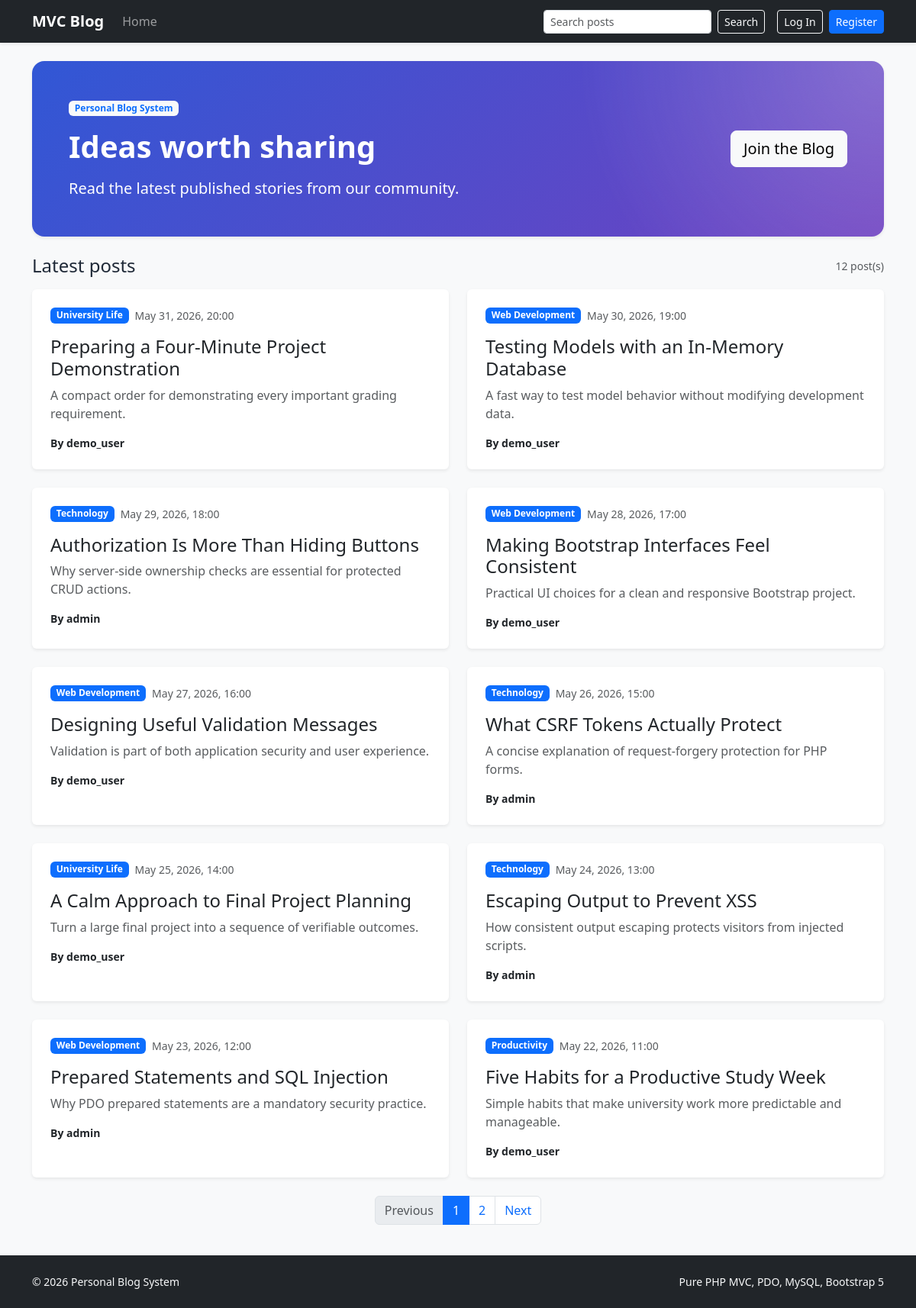
The page / on the database its author committed.
### tables this page shows
CREATE TABLE posts (
    id INT AUTO_INCREMENT PRIMARY KEY,
    title VARCHAR(255) NOT NULL,
    slug VARCHAR(255) UNIQUE NOT NULL,
    content TEXT NOT NULL,
    excerpt TEXT,
    category_id INT,
    user_id INT NOT NULL,
    status ENUM('draft', 'published') DEFAULT 'draft',
    created_at TIMESTAMP DEFAULT CURRENT_TIMESTAMP,
    updated_at TIMESTAMP DEFAULT CURRENT_TIMESTAMP ON UPDATE CURRENT_TIMESTAMP,
    FOREIGN KEY (category_id) REFERENCES categories(id),
    FOREIGN KEY (user_id) REFERENCES users(id)
);

CREATE TABLE categories (
    id INT AUTO_INCREMENT PRIMARY KEY,
    name VARCHAR(100) NOT NULL,
    slug VARCHAR(100) UNIQUE NOT NULL
);

CREATE TABLE users (
    id INT AUTO_INCREMENT PRIMARY KEY,
    username VARCHAR(50) UNIQUE NOT NULL,
    email VARCHAR(100) UNIQUE NOT NULL,
    password VARCHAR(255) NOT NULL,
    role ENUM('user', 'admin') DEFAULT 'user',
    created_at TIMESTAMP DEFAULT CURRENT_TIMESTAMP
);

### app/Core/Controller.php (called while the page is built, shortened)
<?php
class Controller
{
    public function render(string $view, array $data = [], int $status = 200): void
    {
        $viewPath = dirname(__DIR__) . '/Views/' . $view . '.php';
        extract($data, EXTR_SKIP);
        require $viewPath;
        $content = (string) ob_get_clean();
        require dirname(__DIR__) . '/Views/layouts/layout.php';
    }
}

### app/Controllers/PostController.php (called while the page is built, shortened)
<?php
final class PostController extends Controller
{
    public function index(): void
    {
        $search = trim((string) ($_GET['q'] ?? ''));
        $page = request_page();
        $pagination = (new Post($this->pdo))->paginatePublished($search, $page);
        $this->render('posts/index', [
            'pageTitle' => $search === '' ? 'Latest Posts' : 'Search Results',
            'posts' => $pagination['items'],
            'pagination' => $pagination,
            'search' => $search,
        ]);
    }
}

### app/Core/Router.php (called while the page is built, shortened)
<?php
final class Router
{
    public function dispatch(string $method, string $route): void
    {
        $definition = $this->routes[$method][$route] ?? null;
        [$controllerClass, $action, $middleware] = $definition;
        $controller = new $controllerClass($this->pdo);
        $controller->{$action}();
    }
}

### public/index.php (called while the page is built, shortened)
<?php
require dirname(__DIR__) . '/bootstrap.php';
try {
    $pdo = Database::connection($GLOBALS['config']['database']);
    $routes = require dirname(__DIR__) . '/routes.php';
    $router = new Router($pdo, $routes);
    $router->dispatch($_SERVER['REQUEST_METHOD'] ?? 'GET', $_GET['route'] ?? 'home');
} catch (HttpException $exception) {
    if (!isset($pdo)) {
        http_response_code($exception->status);
        echo e($exception->getMessage());
        exit;
    }
    $view = in_array($exception->status, [403, 404, 419], true)
        ? 'errors/' . $exception->status
        : 'errors/500';
    (new Controller($pdo))->render($view, [
        'pageTitle' => $exception->status . ' Error',
        'errorMessage' => $exception->getMessage(),
    ], $exception->status);
} catch (Throwable $exception) {
    error_log($exception->__toString());
    if (!isset($pdo)) {
        http_response_code(500);
        echo app_config('app.debug') ? e($exception->getMessage()) : 'Application error.';
        exit;
    }
    (new Controller($pdo))->render('errors/500', [
        'pageTitle' => 'Application Error',
        'errorMessage' => app_config('app.debug') ? $exception->getMessage() : '',
    ], 500);
}

### app/Models/Post.php (called while the page is built, shortened)
<?php
final class Post extends BaseModel
{
    public function paginatePublished(string $search, int $page): array
    {
        $search = trim($search);
        $offset = ($page - 1) * self::PER_PAGE;
        $where = "p.status = 'published'";
        $parameters = [];
        $countStatement = $this->pdo->prepare(
            "SELECT COUNT(*)
             FROM posts p
             INNER JOIN users u ON u.id = p.user_id
             WHERE {$where}"
        );
        $countStatement->execute($parameters);
        $total = (int) $countStatement->fetchColumn();
        $sql = "SELECT p.id, p.title, p.slug, p.excerpt, p.content, p.status,
                       p.created_at, p.updated_at, p.user_id, p.category_id,
                       u.username AS author_name, c.name AS category_name
                FROM posts p
                INNER JOIN users u ON u.id = p.user_id
                LEFT JOIN categories c ON c.id = p.category_id
                WHERE {$where}
                ORDER BY p.created_at DESC
                LIMIT :limit OFFSET :offset";
        $statement = $this->pdo->prepare($sql);
        $statement->bindValue(':limit', self::PER_PAGE, PDO::PARAM_INT);
        $statement->bindValue(':offset', $offset, PDO::PARAM_INT);
        $statement->execute();
        return [
            'items' => $statement->fetchAll(PDO::FETCH_ASSOC),
            'total' => $total,
            'current_page' => $page,
            'last_page' => max(1, (int) ceil($total / self::PER_PAGE)),
        ];
    }
}

### app/helpers.php (called while the page is built, shortened)
<?php
function app_config(string $key, mixed $default = null): mixed
{
    $value = $GLOBALS['config'] ?? [];
    foreach (explode('.', $key) as $segment) {
        $value = $value[$segment];
    }
    return $value;
}
function e(mixed $value): string
{
    return htmlspecialchars((string) $value, ENT_QUOTES | ENT_SUBSTITUTE, 'UTF-8');
}
function url(string $route = 'home', array $parameters = []): string
{
    $query = http_build_query(array_merge(['route' => $route], $parameters));
    return rtrim((string) app_config('app.base_url'), '?') . '?' . $query;
}
function current_user(): ?array
{
    return isset($_SESSION['user']) && is_array($_SESSION['user']) ? $_SESSION['user'] : null;
}
function is_logged_in(): bool
{
    return current_user() !== null;
}
function request_page(): int
{
    if (!isset($_GET['page']) || $_GET['page'] === '') {
        return 1;
    }
    $page = filter_var($_GET['page'], FILTER_VALIDATE_INT);
    return $page;
}
function format_date(string $date): string
{
    return date('F j, Y, H:i', strtotime($date));
}
function pagination_url(int $page, string $search = ''): string
{
    $parameters = ['page' => $page];
    return url('home', $parameters);
}

### bootstrap.php (called while the page is built, shortened)
<?php
spl_autoload_register(static function (string $class): void {
    $prefix = 'App\\';
    $relativeClass = substr($class, strlen($prefix));
    $path = __DIR__ . '/app/' . str_replace('\\', DIRECTORY_SEPARATOR, $relativeClass) . '.php';
});
require_once __DIR__ . '/app/helpers.php';

### app/Views/posts/index.php (the view, shortened to what this page needs)
<section class="hero-panel rounded-4 p-4 p-lg-5 mb-4 text-white shadow-sm">
    <div class="row align-items-center g-4">
        <div class="col-lg-8">
            <span class="badge text-bg-light text-primary mb-3">Personal Blog System</span>
            <h1 class="display-6 fw-bold mb-3">
                <?= $search === '' ? 'Ideas worth sharing' : 'Search results' ?>
            </h1>
            <p class="lead mb-0">
                <?= $search === ''
                    ? 'Read the latest published stories from our community.'
                    : 'Published posts matching "' . e($search) . '".' ?>
            </p>
        </div>
        <div class="col-lg-4 text-lg-end">
            <?php if (is_logged_in()): ?>
                <a class="btn btn-light btn-lg" href="<?= e(url('post.create')) ?>">Write a Post</a>
            <?php else: ?>
                <a class="btn btn-light btn-lg" href="<?= e(url('register')) ?>">Join the Blog</a>
            <?php endif; ?>
        </div>
    </div>
</section>
<div class="d-flex justify-content-between align-items-center mb-3">
    <h2 class="h4 mb-0"><?= $search === '' ? 'Latest posts' : 'Results' ?></h2>
    <span class="text-body-secondary small"><?= (int) $pagination['total'] ?> post(s)</span>
</div>
<?php if ($posts === []): ?>
    <div class="card border-0 shadow-sm">
        <div class="card-body p-5 text-center">
            <h2 class="h4">No posts found</h2>
            <p class="text-body-secondary mb-3">Try another search or check back after a post is published.</p>
            <a class="btn btn-outline-primary" href="<?= e(url('home')) ?>">View all posts</a>
        </div>
    </div>
<?php else: ?>
    <div class="row g-4 mb-4">
        <?php foreach ($posts as $post): ?>
            <?php
            $summary = trim((string) ($post['excerpt'] ?? ''));
            ?>
            <div class="col-md-6">
                <article class="card h-100 border-0 shadow-sm post-card">
                    <div class="card-body p-4">
                        <div class="d-flex gap-2 mb-3">
                            <?php if ($post['category_name']): ?>
                                <span class="badge text-bg-primary"><?= e($post['category_name']) ?></span>
                            <?php else: ?>
                                <span class="badge text-bg-secondary">Uncategorized</span>
                            <?php endif; ?>
                            <span class="small text-body-secondary"><?= e(format_date($post['created_at'])) ?></span>
                        </div>
                        <h3 class="h4">
                            <a class="stretched-link text-decoration-none text-body"
                               href="<?= e(url('post.show', ['slug' => $post['slug']])) ?>">
                                <?= e($post['title']) ?>
                            </a>
                        </h3>
                        <p class="text-body-secondary mb-3"><?= e($summary) ?></p>
                        <div class="small fw-semibold">By <?= e($post['author_name']) ?></div>
                    </div>
                </article>
            </div>
        <?php endforeach; ?>
    </div>
    <?php require dirname(__DIR__) . '/partials/pagination.php'; ?>
<?php endif; ?>

### app/Views/partials/pagination.php
<?php if (($pagination['last_page'] ?? 1) > 1): ?>
    <nav aria-label="Post list pages">
        <ul class="pagination justify-content-center">
            <li class="page-item<?= $pagination['current_page'] <= 1 ? ' disabled' : '' ?>">
                <a class="page-link" href="<?= e(pagination_url($pagination['current_page'] - 1, $search ?? '')) ?>">Previous</a>
            </li>
            <?php for ($pageNumber = 1; $pageNumber <= $pagination['last_page']; $pageNumber++): ?>
                <li class="page-item<?= $pageNumber === $pagination['current_page'] ? ' active' : '' ?>">
                    <a class="page-link" href="<?= e(pagination_url($pageNumber, $search ?? '')) ?>">
                        <?= $pageNumber ?>
                    </a>
                </li>
            <?php endfor; ?>
            <li class="page-item<?= $pagination['current_page'] >= $pagination['last_page'] ? ' disabled' : '' ?>">
                <a class="page-link" href="<?= e(pagination_url($pagination['current_page'] + 1, $search ?? '')) ?>">Next</a>
            </li>
        </ul>
    </nav>
<?php endif; ?>

### app/Views/layouts/layout.php (shortened to what this page needs)
<!doctype html>
<html lang="en">
<head>
    <link href="https://cdn.jsdelivr.net/npm/bootstrap@5.3.3/dist/css/bootstrap.min.css" rel="stylesheet">
    <link href="<?= e(dirname((string) app_config('app.base_url')) . '/assets/css/app.css') ?>" rel="stylesheet">
</head>
<body class="bg-body-tertiary d-flex flex-column min-vh-100">
<nav class="navbar navbar-expand-lg navbar-dark bg-dark shadow-sm">
    <div class="container">
        <a class="navbar-brand fw-bold" href="<?= e(url('home')) ?>">MVC Blog</a>
        <div class="collapse navbar-collapse" id="mainNav">
            <ul class="navbar-nav me-auto mb-2 mb-lg-0">
                <li class="nav-item"><a class="nav-link" href="<?= e(url('home')) ?>">Home</a></li>
            </ul>
            <form class="d-flex me-lg-3 mb-3 mb-lg-0" method="get" action="<?= e(app_config('app.base_url')) ?>" role="search">
                <input class="form-control form-control-sm me-2" type="search" name="q"
                       value="<?= e($_GET['q'] ?? '') ?>" placeholder="Search posts" aria-label="Search posts">
                <button class="btn btn-outline-light btn-sm" type="submit">Search</button>
            </form>
            <div class="d-flex align-items-center gap-2">
                <?php if (is_logged_in()): ?>
                    <span class="navbar-text small me-1">Hello, <?= e(current_user()['username']) ?></span>
                    <form method="post" action="<?= e(url('logout')) ?>">
                        <?= csrf_field() ?>
                        <button class="btn btn-outline-light btn-sm" type="submit">Log Out</button>
                    </form>
                <?php else: ?>
                    <a class="btn btn-outline-light btn-sm" href="<?= e(url('login')) ?>">Log In</a>
                    <a class="btn btn-primary btn-sm" href="<?= e(url('register')) ?>">Register</a>
                <?php endif; ?>
            </div>
        </div>
    </div>
</nav>
<main class="container py-4 flex-grow-1">
    <?= $content ?>
</main>
<footer class="bg-dark text-light py-4 mt-auto">
    <div class="container d-flex flex-column flex-sm-row justify-content-between gap-2 small">
        <span>&copy; <?= date('Y') ?> Personal Blog System</span>
        <span>Pure PHP MVC, PDO, MySQL, Bootstrap 5</span>
    </div>
</footer>
</body>
</html>

### public/assets/css/app.css (style rules this page uses)
:root { --blog-primary: #3157d5; --blog-secondary: #6f42c1; }
body { color: #1f2937; }
.hero-panel { background: radial-gradient(circle at top right, rgba(255, 255, 255, 0.22), transparent 35%), linear-gradient(135deg, var(--blog-primary), var(--blog-secondary)); }
.post-card { transition: transform 160ms ease, box-shadow 160ms ease; }

### rows shown on the page
posts: category.name "University Life", created_at "May 31, 2026, 20:00", title "Preparing a Four-Minute Project Demonstration", excerpt "A compact order for demonstrating every important grading requirement.", user.username "demo_user"
posts: category.name "Web Development", created_at "May 30, 2026, 19:00", title "Testing Models with an In-Memory Database", excerpt "A fast way to test model behavior without modifying development data.", user.username "demo_user"
posts: category.name "Technology", created_at "May 29, 2026, 18:00", title "Authorization Is More Than Hiding Buttons", excerpt "Why server-side ownership checks are essential for protected CRUD actions.", user.username "admin"
posts: category.name "Web Development", created_at "May 28, 2026, 17:00", title "Making Bootstrap Interfaces Feel Consistent", excerpt "Practical UI choices for a clean and responsive Bootstrap project.", user.username "demo_user"
posts: category.name "Web Development", created_at "May 27, 2026, 16:00", title "Designing Useful Validation Messages", excerpt "Validation is part of both application security and user experience.", user.username "demo_user"
posts: category.name "Technology", created_at "May 26, 2026, 15:00", title "What CSRF Tokens Actually Protect", excerpt "A concise explanation of request-forgery protection for PHP forms.", user.username "admin"
posts: category.name "University Life", created_at "May 25, 2026, 14:00", title "A Calm Approach to Final Project Planning", excerpt "Turn a large final project into a sequence of verifiable outcomes.", user.username "demo_user"
posts: category.name "Technology", created_at "May 24, 2026, 13:00", title "Escaping Output to Prevent XSS", excerpt "How consistent output escaping protects visitors from injected scripts.", user.username "admin"
posts: category.name "Web Development", created_at "May 23, 2026, 12:00", title "Prepared Statements and SQL Injection", excerpt "Why PDO prepared statements are a mandatory security practice.", user.username "admin"
posts: category.name "Productivity", created_at "May 22, 2026, 11:00", title "Five Habits for a Productive Study Week", excerpt "Simple habits that make university work more predictable and manageable.", user.username "demo_user"

### other values the page prints
$pagination['total'] "12"
